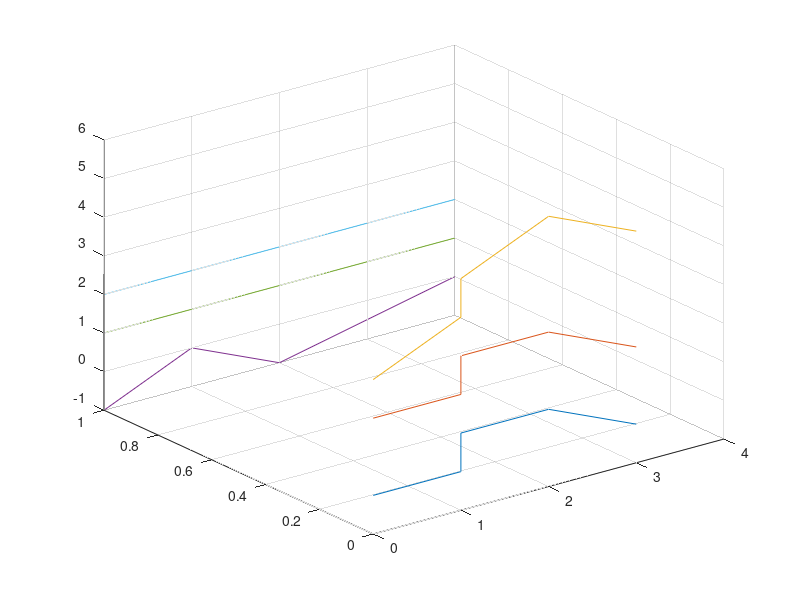

This figure's MATLAB source: (Note: this script raises an error after producing the figure.)
clear all
close all
clc
%% point definition
P(1,1,1,:)=[ 0 0 0 ]; P(2,1,1,:)=[ 1 0 0 ];  P(3,1,1,:)=[ 1 0 1 ];  P(4,1,1,:)=[ 2 0 1  ];  P(5,1,1,:)=[ 3 0 0 ];
P(1,1,2,:)=[ 0 0 2 ]; P(2,1,2,:)=[ 1 0 2 ];  P(3,1,2,:)=[ 1 0 3 ];  P(4,1,2,:)=[ 2 0 3  ];  P(5,1,2,:)=[ 3 0 2 ];
P(1,1,3,:)=[ 0 0 3 ]; P(2,1,3,:)=[ 1 0 4 ];  P(3,1,3,:)=[ 1 0 5 ];  P(4,1,3,:)=[ 2 0 6  ];  P(5,1,3,:)=[ 3 0 5 ];

P(1,2,1,:)=[ 0 1 -1 ];P(2,2,1,:)=[ 1 1 0 ];  P(3,2,1,:)=[ 1 1 0 ];  P(4,2,1,:)=[ 2 1 -1  ];  P(5,2,1,:)=[ 4 1 0 ];
P(1,2,2,:)=[ 0 1 1 ]; P(2,2,2,:)=[ 1 1 1 ];  P(3,2,2,:)=[ 2 1 1 ];  P(4,2,2,:)=[ 3 1 1  ];  P(5,2,2,:)=[ 4 1 1 ];
P(1,2,3,:)=[ 0 1 2 ]; P(2,2,3,:)=[ 1 1 2 ];  P(3,2,3,:)=[ 2 1 2 ];  P(4,2,3,:)=[ 3 1 2  ];  P(5,2,3,:)=[ 4 1 2 ];

figure
plot3(P(:,1,1,1), P(:,1,1,2),P(:,1,1,3),P(:,1,2,1), P(:,1,2,2),P(:,1,2,3),P(:,1,3,1), P(:,1,3,2),P(:,1,3,3));grid on;hold on
plot3(P(:,2,1,1), P(:,2,1,2),P(:,2,1,3),P(:,2,2,1), P(:,2,2,2),P(:,2,2,3),P(:,2,3,1), P(:,2,3,2),P(:,2,3,3));grid on
%% automatic definition of equispaced knot 

pu=3; % degree of curve u
U=zeros(1,numel(P(:,1,1,1))+pu+1);
U(end-pu:end)=1;
mid=numel(U)-2*pu-2;
for i=1:mid
    U(i+pu+1)=1/(mid+1)*i;
end

pv=1;
V=zeros(1,numel(P(1,:,1,1))+pv+1);
V(end-pv:end)=1;
mid=numel(V)-2*pv-2;
for i=1:mid
    V(i+pv+1)=1/(mid+1)*i;
end

pw=2;
W=zeros(1,numel(P(1,1,:,1))+pw+1);
W(end-pw:end)=1;
mid=numel(W)-2*pw-2;
for i=1:mid
    W(i+pw+1)=1/(mid+1)*i;
end

u=[0:0.1:1-0.1 0.9999999999];
v=u;
w=u;
%%
for iw=1:numel(w)
    for iv=1:numel(v)
        for iu=1:numel(u)
            X(iu,iv,iw)=0;
            Y(iu,iv,iw)=0;
            Z(iu,iv,iw)=0; 
            for i=1:numel(P(:,1,1,1))
                n2=[0;0;0];
                    for j=1:numel(P(1,:,1,1))
                        n=0;
                        for k=1:numel(P(1,1,:,1))
                            p(1:3,1)=P(i,j,k,:);
                            n=n+Nip(k,w(iw),pw,W)*p;
                        end
                        n2=n2+n*Nip(j,v(iv),pv,V);
                    end
                X(iu,iv,iw)=X(iu,iv,iw)+n2(1)*Nip(i,u(iu),pu,U);
                Y(iu,iv,iw)=Y(iu,iv,iw)+n2(2)*Nip(i,u(iu),pu,U);
                Z(iu,iv,iw)=Z(iu,iv,iw)+n2(3)*Nip(i,u(iu),pu,U);
            end                
        end
     end
end

%% u direction
figure
for iw=1:numel(w)
    for iv=1:numel(v)
        plot3(  X(:,iv,iw),Y(:,iv,iw),Z(:,iv,iw),'r' );hold on;grid on
    end
end
%% v direction
for iv=1:numel(v)
    for iu=1:numel(u)
        x(:)=X(iu,iv,:);
        y(:)=Y(iu,iv,:);
        z(:)=Z(iu,iv,:);
        plot3(  x,y,z,'g'  );hold on;grid
    end
end
%% w direction
for iu=1:numel(u)
    for iw=1:numel(w)
        x(:)=X(iu,:,iw);
        y(:)=Y(iu,:,iw);
        z(:)=Z(iu,:,iw);
        plot3(  x,y,z,'b'  );hold on;grid
    end
end
%%
plot3(P(:,1,1,1), P(:,1,1,2),P(:,1,1,3),'kd',P(:,1,2,1), P(:,1,2,2),P(:,1,2,3),'kd',P(:,1,3,1), P(:,1,3,2),P(:,1,3,3),'kd','LineWidth',3);grid on;hold on
plot3(P(:,2,1,1), P(:,2,1,2),P(:,2,1,3),'kd',P(:,2,2,1), P(:,2,2,2),P(:,2,2,3),'kd',P(:,2,3,1), P(:,2,3,2),P(:,2,3,3),'kd','LineWidth',3);grid on